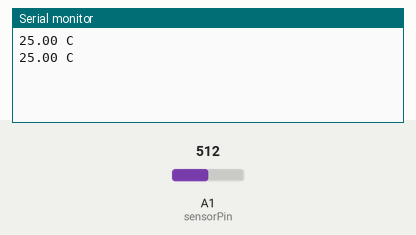
Simulated run of this sketch. Board: Arduino Uno, built with avr-gcc and run on an emulated ATmega328P. On the bench: the last lines printed to the serial monitor. The inputs (shaded band) are chosen by the test bench; at power-on: A1 (sensorPin) = 512.

Above: at 1.8 s.
1.9 s: A1 (sensorPin) set to 0
At 2.8 s:
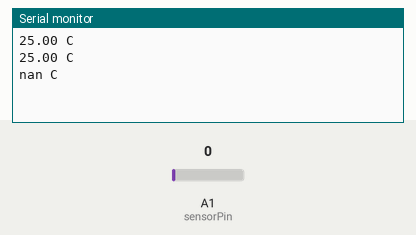
4.5 s: A1 (sensorPin) set to 122
At 5.8 s:
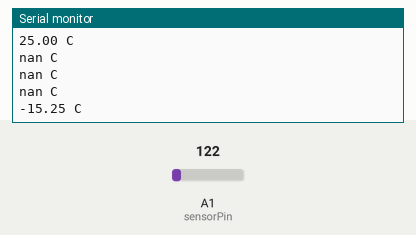

Measured:
- after the input at 1.9 s, the serial monitor: prints a new line after 0.10 s (image 1)
- after the input at 4.5 s, the serial monitor: prints a new line after 0.50 s (image 2)

The sketch:

KY-013.ino
```cpp
int sensorPin = 1;
float temp = 0.0;

void setup()
{
  Serial.begin(9600);
}

void loop()
{
  temp = getTemp(analogRead(sensorPin));

  Serial.print(temp); Serial.println(" C");
  delay(1000);
}

double getTemp(int voltage) {
  double Temp;
  Temp = log(((10240000/voltage) - 10000));
  Temp = 1 / (0.001129148 + (0.000234125 + (0.0000000876741 * Temp * Temp ))* Temp );
  Temp = Temp - 273.15;// Convert Kelvin to Celcius
  return Temp;
}
```
